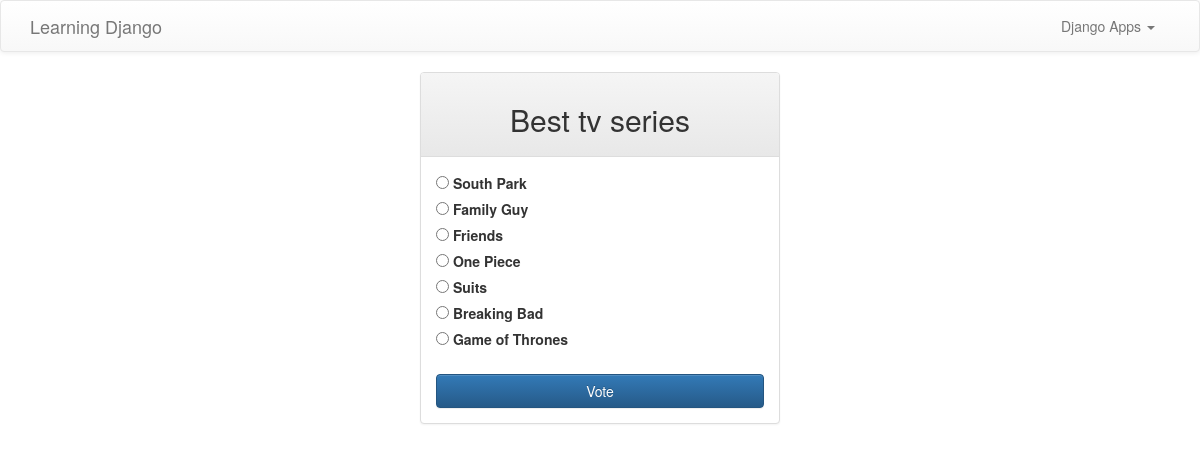
The page /polls/6/ on the database its author committed.
### polls/models.py (models this page shows, shortened)
@python_2_unicode_compatible
class Question(models.Model):
	question_text = models.CharField(max_length=200)
	pub_date = models.DateTimeField('Date Published')

@python_2_unicode_compatible
class Choice(models.Model):
	question = models.ForeignKey(Question, on_delete=models.CASCADE)
	choice_text = models.CharField(max_length=200)
	votes = models.IntegerField(default=0)

### polls/views.py (the view)
# urls.py: url(r'^(?P<question_id>[0-9]+)/$', views.detail, name='detail'),
def detail(request, question_id):
    question = get_object_or_404(Question, pk=question_id)
    return render(request, 'polls/detail.html', {'question' : question})

### polls/templates/polls/detail.html (shortened to what this page needs)
{% extends 'polls/base.html' %}
{% block content %}
	<div class="container" style="margin=250px auto;">
		<div class="row">
			<div class="col-md-4 col-md-offset-4">
                <div class="panel panel-default">
                    <div class="panel-heading" style="text-align: center">
                        <h2>{{ question.question_text }}</h2>
                    </div>
                    <div class="panel-body">
                    	<form action="{% url 'polls:vote' question.id %}" method="post">
						{% for choice in question.choice_set.all %}
    						<input type="radio" name="choice" id="choice{{ forloop.counter }}" value="{{ choice.id }}" />
    						<label for="choice{{ forloop.counter }}">{{ choice.choice_text }}</label><br />
						{% endfor %}
						<br>
		    			<div style="text-align: center">
		    				<input class="btn btn-primary btn-block" type="submit" value="Vote" />
		    			</div>
						</form>
                    </div>
                </div>
            </div>
		</div>
	</div>
{% endblock content %}

### polls/static/polls/style.css (style rules this page uses)
* { margin: 0; padding: 0; box-sizing: border-box; }

### rows shown on the page
Question: question_text "Best tv series"
Choice: choice_text "South Park"
Choice: choice_text "Family Guy"
Choice: choice_text "Friends"
Choice: choice_text "One Piece"
Choice: choice_text "Suits"
Choice: choice_text "Breaking Bad"
Choice: choice_text "Game of Thrones"
